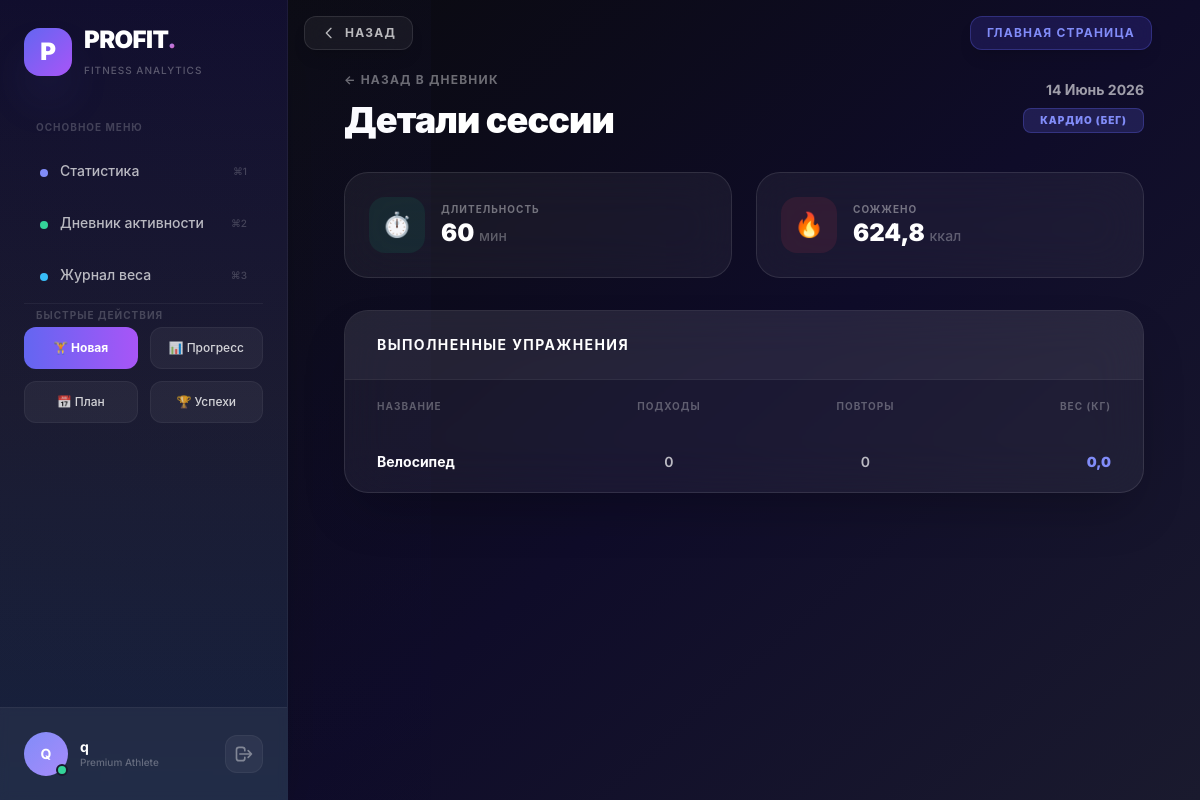
/workouts/10/ (signed in), run on the app's committed database.
### apps/workouts/models.py (models this page shows, shortened)
class Workout(models.Model):
    user = models.ForeignKey(User, on_delete=models.CASCADE, related_name='workouts')
    date = models.DateField()
    type = models.ForeignKey(WorkoutType, on_delete=models.PROTECT)
    duration_minutes = models.PositiveIntegerField()
    calories_burned = models.FloatField()
    class Meta:
        verbose_name = 'Тренировка'
        verbose_name_plural = 'Тренировки'
        ordering = ['-date']

class WorkoutType(models.Model):
    name = models.CharField(max_length=50, unique=True)
    met_coefficient = models.FloatField(default=5.0, help_text="Используется для точного расчета ккал по формуле MET")
    class Meta:
        verbose_name = 'Тип тренировки'
        verbose_name_plural = 'Типы тренировок'

class ExerciseLog(models.Model):
    workout = models.ForeignKey(Workout, on_delete=models.CASCADE, related_name='exercises')
    exercise_name = models.CharField(max_length=100)
    sets = models.PositiveIntegerField()
    reps = models.PositiveIntegerField()
    weight = models.FloatField()
    class Meta:
        verbose_name = 'Упражнение'
        verbose_name_plural = 'Упражнения'

### apps/workouts/views.py (the view)
# urls.py: path('<int:pk>/', WorkoutDetailView.as_view(), name='workout_detail'),
class WorkoutDetailView(LoginRequiredMixin, DetailView):
    model = Workout
    template_name = 'workouts/workout_detail.html'
    context_object_name = 'workout'
    def get_queryset(self):
        return Workout.objects.filter(user=self.request.user).prefetch_related('exercises')

### templates/workouts/workout_detail.html
{% extends 'base.html' %}
{% block content %}
<div class="pt-17 max-w-7xl mx-auto px-4 py-8">
    <div class="mb-8 flex items-center justify-between">
        <div>
            <a href="{% url 'workouts:workout_list' %}" class="text-xs font-bold text-white/40 hover:text-indigo-400 transition flex items-center gap-2 mb-3 uppercase tracking-widest">
                &larr; Назад в дневник
            </a>
            <h2 class="text-4xl font-black text-white tracking-tight">Детали сессии</h2>
        </div>
        <div class="text-right">
            <p class="text-sm font-bold text-white/60">{{ workout.date|date:"d F Y" }}</p>
            <span class="inline-block px-4 py-1 mt-2 text-[10px] font-black uppercase tracking-widest rounded-lg bg-indigo-500/20 text-indigo-400 border border-indigo-500/30">
                {{ workout.type.name }}
            </span>
        </div>
    </div>
    <div class="grid grid-cols-2 gap-6 mb-8">
        <div class="bg-white/5 backdrop-blur-xl p-6 rounded-3xl border border-white/10 flex items-center gap-4 hover:border-emerald-500/30 transition-all">
            <div class="w-14 h-14 rounded-2xl bg-emerald-500/10 text-emerald-400 flex items-center justify-center text-2xl">⏱️</div>
            <div>
                <p class="text-[10px] font-bold text-white/40 uppercase tracking-widest">Длительность</p>
                <p class="text-2xl font-black text-white">{{ workout.duration_minutes }} <span class="text-sm font-medium text-white/30">мин</span></p>
            </div>
        </div>
        <div class="bg-white/5 backdrop-blur-xl p-6 rounded-3xl border border-white/10 flex items-center gap-4 hover:border-rose-500/30 transition-all">
            <div class="w-14 h-14 rounded-2xl bg-rose-500/10 text-rose-400 flex items-center justify-center text-2xl">🔥</div>
            <div>
                <p class="text-[10px] font-bold text-white/40 uppercase tracking-widest">Сожжено</p>
                <p class="text-2xl font-black text-white">{{ workout.calories_burned }} <span class="text-sm font-medium text-white/30">ккал</span></p>
            </div>
        </div>
    </div>
    {% if workout.exercises.all %}
    <div class="bg-white/5 backdrop-blur-xl rounded-3xl border border-white/10 overflow-hidden shadow-2xl">
        <div class="px-8 py-6 border-b border-white/5 bg-white/5">
            <h3 class="text-sm font-bold text-white uppercase tracking-widest">Выполненные упражнения</h3>
        </div>
        <div class="overflow-x-auto">
            <table class="w-full text-left text-sm text-white/70">
                <thead class="text-white/30 text-[10px] uppercase tracking-widest">
                    <tr>
                        <th class="px-8 py-4 font-bold">Название</th>
                        <th class="px-8 py-4 font-bold text-center">Подходы</th>
                        <th class="px-8 py-4 font-bold text-center">Повторы</th>
                        <th class="px-8 py-4 font-bold text-right">Вес (кг)</th>
                    </tr>
                </thead>
                <tbody class="divide-y divide-white/5">
                    {% for ex in workout.exercises.all %}
                    <tr class="hover:bg-white/5 transition">
                        <td class="px-8 py-5 font-bold text-white">{{ ex.exercise_name }}</td>
                        <td class="px-8 py-5 font-semibold text-center">{{ ex.sets }}</td>
                        <td class="px-8 py-5 font-semibold text-center">{{ ex.reps }}</td>
                        <td class="px-8 py-5 font-black text-indigo-400 text-right">{{ ex.weight }}</td>
                    </tr>
                    {% endfor %}
                </tbody>
            </table>
        </div>
    </div>
    {% endif %}
</div>
{% endblock %}

### templates/base.html (shortened to what this page needs)
<!DOCTYPE html>
<html lang="ru">
<head>
    <script src="https://cdn.tailwindcss.com"></script>
</head>
<body class="bg-[#0a0a0f]">
    <div class="fixed top-0 left-0 w-full p-4 z-50 flex justify-between items-center pointer-events-none ml-72 max-w-[calc(100%-18rem)]">
        <button onclick="history.back()" class="pointer-events-auto flex items-center gap-2 px-4 py-2 bg-white/5 backdrop-blur-md border border-white/10 rounded-xl text-white/70 hover:text-white hover:bg-white/10 transition-all text-xs font-bold uppercase tracking-widest shadow-lg">
            <svg class="w-4 h-4" fill="none" stroke="currentColor" viewBox="0 0 24 24"><path stroke-linecap="round" stroke-linejoin="round" stroke-width="2" d="M15 19l-7-7 7-7"/></svg>
            Назад
        </button>
        <a href="{% url 'home' %}" class="pointer-events-auto px-4 py-2 bg-indigo-600/20 backdrop-blur-md border border-indigo-500/30 rounded-xl text-indigo-400 hover:text-white hover:bg-indigo-600 transition-all text-xs font-bold uppercase tracking-widest shadow-lg mr-8">
            Главная страница
        </a>
    </div>
    <aside class="fixed inset-y-0 left-0 w-72 bg-gradient-to-b from-[#0f0c29] via-[#1a1a2e] to-[#16213e] border-r border-white/5 shadow-2xl z-40 flex flex-col sidebar-mobile md:translate-x-0">
        <div class="sidebar-glow"></div>
        <div class="p-6 relative">
            <div class="flex items-center gap-3 mb-10">
                <div class="w-12 h-12 rounded-2xl bg-gradient-to-br from-indigo-500 to-purple-500 flex items-center justify-center shadow-2xl shadow-indigo-500/30 relative group">
                    <span class="text-white font-black text-2xl">P</span>
                </div>
                <div>
                    <h1 class="text-2xl font-black tracking-tight text-white">
                        PROFIT<span class="gradient-text">.</span>
                    </h1>
                    <span class="text-[10px] font-medium text-white/30 tracking-widest uppercase">Fitness Analytics</span>
                </div>
            </div>
            {% if user.is_authenticated %}
            <nav class="space-y-1">
                <p class="text-[10px] font-bold text-white/20 uppercase tracking-widest mb-3 pl-3">Основное меню</p>
                <a href="{% url 'analytics:dashboard' %}" class="nav-item flex items-center gap-3 px-4 py-3 rounded-xl text-white/70 hover:text-white transition-all duration-300 group">
                    <div class="relative">
                        <span class="nav-indicator w-2 h-2 rounded-full bg-indigo-400 inline-block group-hover:shadow-indigo-400/50"></span>
                    </div>
                    <span class="font-medium text-sm group-hover:translate-x-1 transition-transform">Статистика</span>
                    <span class="ml-auto text-[10px] text-white/20 font-medium">⌘1</span>
                </a>
                <a href="{% url 'workouts:workout_list' %}" class="nav-item flex items-center gap-3 px-4 py-3 rounded-xl text-white/70 hover:text-white transition-all duration-300 group">
                    <div class="relative">
                        <span class="nav-indicator w-2 h-2 rounded-full bg-emerald-400 inline-block group-hover:shadow-emerald-400/50"></span>
                    </div>
                    <span class="font-medium text-sm group-hover:translate-x-1 transition-transform">Дневник активности</span>
                    <span class="ml-auto text-[10px] text-white/20 font-medium">⌘2</span>
                </a>
                <a href="{% url 'analytics:progress_log' %}" class="nav-item flex items-center gap-3 px-4 py-3 rounded-xl text-white/70 hover:text-white transition-all duration-300 group">
                    <div class="relative">
                        <span class="nav-indicator w-2 h-2 rounded-full bg-sky-400 inline-block group-hover:shadow-sky-400/50"></span>
                    </div>
                    <span class="font-medium text-sm group-hover:translate-x-1 transition-transform">Журнал веса</span>
                    <span class="ml-auto text-[10px] text-white/20 font-medium">⌘3</span>
                </a>
                <div class="h-px bg-white/5 my-6"></div>
                <p class="text-[10px] font-bold text-white/20 uppercase tracking-widest mb-3 pl-3">Быстрые действия</p>
                <div class="grid grid-cols-2 gap-3">
                    <a href="{% url 'workouts:workout_add' %}" class="px-4 py-3 bg-gradient-to-r from-indigo-500 to-purple-500 rounded-xl text-white text-xs font-bold hover:scale-[1.02] transition-transform flex items-center justify-center text-center">🏋️ Новая</a>
                    <a href="{% url 'analytics:progress_log' %}" class="px-4 py-3 bg-white/5 rounded-xl text-white/80 text-xs font-medium hover:bg-white/10 border border-white/5 flex items-center justify-center text-center">📊 Прогресс</a>
                    <a href="{% url 'workouts:schedule' %}" class="px-4 py-3 bg-white/5 rounded-xl text-white/80 text-xs font-medium hover:bg-white/10 border border-white/5 flex items-center justify-center text-center">📅 План</a>
                    <a href="{% url 'analytics:achievements' %}" class="px-4 py-3 bg-white/5 rounded-xl text-white/80 text-xs font-medium hover:bg-white/10 border border-white/5 flex items-center justify-center text-center">🏆 Успехи</a>
                </div>
            </nav>
            {% endif %}
        </div>
        {% if user.is_authenticated %}
        <div class="p-6 border-t border-white/5 bg-white/5 backdrop-blur-sm relative mt-auto">
            <div class="flex items-center justify-between">
                <div class="flex items-center gap-3">
                    <div class="relative">
                        <div class="user-avatar w-11 h-11 rounded-full flex items-center justify-center text-white font-bold text-sm">
                            {{ user.username|slice:":2"|upper }}
                        </div>
                        <span class="online-dot absolute bottom-0 right-0 w-3 h-3 bg-emerald-400 rounded-full border-2 border-[#1a1a2e]"></span>
                    </div>
                    <div>
                        <p class="text-sm font-bold text-white leading-tight">{{ user.username }}</p>
                        <p class="text-[10px] text-white/30 font-medium">Premium Athlete</p>
                    </div>
                </div>
                <form action="{% url 'users:login' %}" method="post">
                    <button type="submit" class="p-2 rounded-xl bg-white/5 hover:bg-rose-500/20 hover:text-rose-400 text-white/40 transition-all duration-300 group border border-white/5 hover:border-rose-500/30" title="Выйти">
                        <svg class="w-5 h-5 group-hover:rotate-12 transition-transform" fill="none" stroke="currentColor" viewBox="0 0 24 24">
                            <path stroke-linecap="round" stroke-linejoin="round" stroke-width="2" d="M17 16l4-4m0 0l-4-4m4 4H7m6 4v1a3 3 0 01-3 3H6a3 3 0 01-3-3V7a3 3 0 013-3h4a3 3 0 013 3v1"/>
                        </svg>
                    </button>
                </form>
            </div>
        </div>
        {% endif %}
    </aside>
    <main class="md:ml-72 min-h-screen bg-gradient-to-br from-[#0a0a0f] via-[#0f0c29] to-[#1a1a2e]">
        <div class="max-w-7xl mx-auto p-6 md:p-10">
            {% block content %}{% endblock %}
        </div>
    </main>
</body>
</html>

### templates/base.html (style rules this page uses)
* { margin: 0; padding: 0; box-sizing: border-box; }
body { font-family: 'Inter', -apple-system, BlinkMacSystemFont, sans-serif; background: #0a0a0f; color: #e2e8f0; -webkit-font-smoothing: antialiased; -moz-osx-font-smoothing: grayscale; }
.nav-item { position: relative; overflow: hidden; }
.nav-item::before { content: ''; position: absolute; inset: 0; background: linear-gradient(135deg, rgba(99, 102, 241, 0.1), rgba(167, 139, 250, 0.05)); opacity: 0; transition: opacity 0.3s ease; border-radius: 12px; }
.nav-indicator { transition: all 0.3s cubic-bezier(0.4, 0, 0.2, 1); }
.user-avatar { background: linear-gradient(135deg, #818cf8, #a78bfa); position: relative; }
.user-avatar::after { content: ''; position: absolute; inset: -2px; border-radius: 50%; padding: 2px; background: linear-gradient(135deg, #818cf8, #a78bfa, #ec4899); -webkit-mask: linear-gradient(#fff 0 0) content-box, linear-gradient(#fff 0 0); mask: linear-gradient(#fff 0 0) content-box, linear-gradient(#fff 0 0); -webkit-mask-composite: xor; mask-composite: exclude; opacity: 0; transition: opacity 0.3s ease; }
.online-dot { animation: pulse-dot 2s ease-in-out infinite; }
.sidebar-glow { position: absolute; top: -50%; right: -50%; width: 200%; height: 200%; background: radial-gradient(circle at 70% 30%, rgba(99, 102, 241, 0.03), transparent 70%); pointer-events: none; }
.gradient-text { background: linear-gradient(135deg, #818cf8, #a78bfa, #ec4899); -webkit-background-clip: text; -webkit-text-fill-color: transparent; background-clip: text; }

### data on the page
Workout: date "14 Июнь 2026", type.name "КАРДИО (БЕГ)", duration_minutes "60", calories_burned "624,8"
ExerciseLog: exercise_name "Велосипед", sets "0", reps "0", weight "0,0"

### other printed values
{{ user.username|slice:":2"|upper }} "Q"
{{ user.username }} "q"
